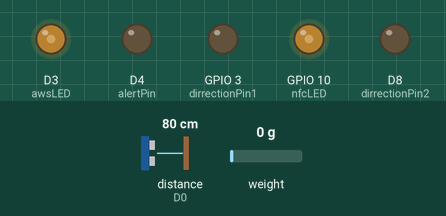
Recording of a program running on a simulated ESP8266 (NodeMCU). On the bench: output pins drawn as LEDs (lit = HIGH). Wiring (inferred from the names in the program): ultrasonic range finder: trigger D5; echo D0. Inputs (shaded band) come from the test bench; at power-on: distance to the obstacle (sensor on D0) 80 cm, weight on the scale 0 g. The echo pulse lasts 58.3 µs per cm; WiFi joins after 1.5 s; servers stay silent unless stated; the local clock reads 2024-03-15 10:24:30 at power-on unless the program sets it; no MQTT or app messages arrive unless stated; pins used as bus, display or sensor lines are not drawn; what the program prints to the serial monitor is not drawn.

Above: at 4.2 s.
4.3 s: distance to the obstacle (sensor on D0) set to 12 cm
5.8 s: distance to the obstacle (sensor on D0) set to 9 cm
At 6.1 s:
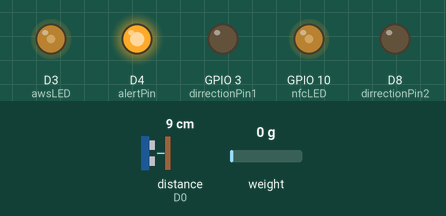
7.3 s: distance to the obstacle (sensor on D0) set to 5 cm
8.8 s: distance to the obstacle (sensor on D0) set to 2 cm
At 10.2 s:
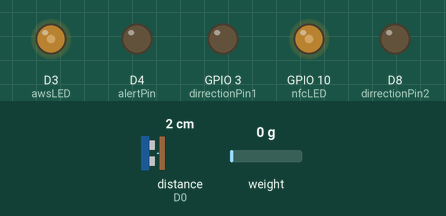
Timing chart, 0 to 11.8 s (numbered marks = the images above; inputs shaded):
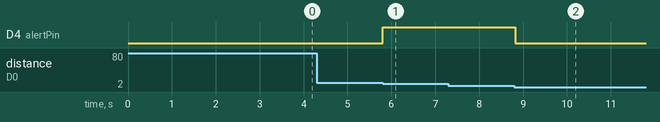

The program:

main.cpp
```cpp
#if 0
#include <SPI.h>
#include <PN532_SPI.h>
#include <PN532.h>
#include <NfcAdapter.h>

PN532_SPI pn532spi(SPI, 10);
NfcAdapter nfc = NfcAdapter(pn532spi);
#else

#include <vector>
#include <PN532_I2C.h>
#include <PN532.h>
#include <NfcAdapter.h>
#include <HX711_ADC.h>
#if defined(ESP8266) || defined(ESP32) || defined(AVR)
#include <EEPROM.h>
#endif
PN532_I2C pn532_i2c(Wire);
NfcAdapter nfc = NfcAdapter(pn532_i2c);
#endif

#include <Arduino.h>
#include <ESP8266WiFi.h>
#include <WiFiClientSecure.h>
#include <PubSubClient.h>
#include <ArduinoJson.h>
#include <time.h>
#include "secrets.h"
#include <vector>
#include <string>

#define AWS_IOT_PUBLISH_TOPIC "palletJack1/pub"
#define AWS_IOT_SUBSCRIBE_TOPIC "palletJack1/sub"
#define alertPin 2
#define trigPin 14
#define echoPin 16
#define nfcLED 10 // white
#define awsLED 0  // black
#define dirrectionPin1 3
#define dirrectionPin2 15

short minimum = 10;
short distance;
int obstacalWaitTime = 500;

WiFiClientSecure net;

BearSSL::X509List cert(cacert);
BearSSL::X509List client_crt(client_cert);
BearSSL::PrivateKey key(privkey);

PubSubClient client(net);

time_t now;
time_t nowish = 1510592825;
unsigned long tempTime = 0;
unsigned long rfidTime = 0;
unsigned long weightTime = 0;
float currentWeight = 0;
volatile boolean newDataReady;

String PalletJackId = "1";
String tagId = "AA AA AA AA";
std::string tagIDstd = "Base Station";

const int HX711_dout = 12; // mcu > HX711 dout pin, must be external interrupt capable!
const int HX711_sck = 13;  // mcu > HX711 sck pin

HX711_ADC LoadCell(HX711_dout, HX711_sck);

struct TagData
{
  std::string tagID;
  short startX;
  short startY;
};

std::vector<TagData> tagData;

bool objectDetected = false;

StaticJsonDocument<200> jsonDoc;
short endX;
short endY;

short nextInstruction = 1;

std::string getStartXY(const std::string &tagID)
{
  for (const TagData &data : tagData)
  {
    if (data.tagID == tagID)
    {
      short startX = data.startX;
      short startY = data.startY;
      return std::to_string(startX) + ", " + std::to_string(startY);
    }
  }
  return "Base Station";
}

void getStartXYShort(short &startX, short &startY)
{
  Serial.print("tagID: ");
  Serial.println(tagId);
  for (const TagData &data : tagData)
  {
    if (data.tagID == tagId.c_str())
    {
      startX = data.startX;
      startY = data.startY;
    }
  }
}

void calculatePath(short endX, short endY)
{
  // 0 - Not Moving
  // 1 - Forward
  // 2 - Left
  // 3 - Right

  short startX;
  short startY;

  getStartXYShort(startX, startY);
  Serial.print("startX: ");
  Serial.print(startX);
  Serial.print(" startY: ");
  Serial.println(startY);
  Serial.print("endX: ");
  Serial.print(endX);
  Serial.print(" endY: ");
  Serial.println(endY);

  if (startX == 1 && startY == 0 && endX == 2 && endY == 1)
  {
    nextInstruction = 2;
  }
  else if (startX == 1 && startY == 0 && endX == 3 && endY == 0)
  {
    nextInstruction = 1;
  }
  else if (startX == 1 && startY == 0 && endX == 4 && endY == 1)
  {
    nextInstruction = 1;
  }
  else if (startX == 1 && startY == 0 && endX == 3 && endY == 2)
  {
    nextInstruction = 2;
  }
  else if (startX == 2 && startY == 1 && endX == 1 && endY == 0)
  {
    nextInstruction = 3;
  }
  else if (startX == 2 && startY == 1 && endX == 3 && endY == 0)
  {
    nextInstruction = 2;
  }
  else if (startX == 2 && startY == 1 && endX == 4 && endY == 1)
  {
    nextInstruction = 2;
  }
  else if (startX == 2 && startY == 1 && endX == 3 && endY == 2)
  {
    nextInstruction = 3;
  }
  else if (startX == 3 && startY == 0 && endX == 2 && endY == 1)
  {
    nextInstruction = 3;
  }
  else if (startX == 3 && startY == 0 && endX == 1 && endY == 0)
  {
    nextInstruction = 1;
  }
  else if (startX == 3 && startY == 0 && endX == 4 && endY == 1)
  {
    nextInstruction = 2;
  }
  else if (startX == 3 && startY == 0 && endX == 3 && endY == 2)
  {
    nextInstruction = 2;
  }
  else if (startX == 4 && startY == 1 && endX == 2 && endY == 1)
  {
    nextInstruction = 2;
  }
  else if (startX == 4 && startY == 1 && endX == 3 && endY == 0)
  {
    nextInstruction = 3;
  }
  else if (startX == 4 && startY == 1 && endX == 1 && endY == 0)
  {
    nextInstruction = 3;
  }
  else if (startX == 4 && startY == 1 && endX == 3 && endY == 2)
  {
    nextInstruction = 2;
  }
  else if (startX == 3 && startY == 2 && endX == 2 && endY == 1)
  {
    nextInstruction = 2;
  }
  else if (startX == 3 && startY == 2 && endX == 3 && endY == 0)
  {
    nextInstruction = 3;
  }
  else if (startX == 3 && startY == 2 && endX == 1 && endY == 0)
  {
    nextInstruction = 2;
  }
  else if (startX == 3 && startY == 2 && endX == 4 && endY == 1)
  {
    nextInstruction = 3;
  }
  else
  {
    nextInstruction = 0;
  }
  Serial.print("Next Instruction: ");
  Serial.println(nextInstruction);
  if (nextInstruction == 0)
  {
    Serial.println("Not Moving");
    digitalWrite(dirrectionPin1, LOW);
    digitalWrite(dirrectionPin2, LOW);
  }
  else if (nextInstruction == 1)
  {
    Serial.println("Moving F");
    digitalWrite(dirrectionPin1, LOW);
    digitalWrite(dirrectionPin2, HIGH);
  }
  else if (nextInstruction == 2)
  {
    Serial.println("Moving R");
    digitalWrite(dirrectionPin1, HIGH);
    digitalWrite(dirrectionPin2, LOW);
  }
  else if (nextInstruction == 3)
  {
    Serial.println("Not Moving L");
    digitalWrite(dirrectionPin1, HIGH);
    digitalWrite(dirrectionPin2, HIGH);
  }
}

int cal_distance()
{
  long duration;
  digitalWrite(trigPin, LOW);
  delayMicroseconds(2);
  digitalWrite(trigPin, HIGH);
  delayMicroseconds(10);
  digitalWrite(trigPin, LOW);
  duration = pulseIn(echoPin, HIGH);
  distance = duration * 0.034 / 2;
  return distance;
}

void NTPConnect(void)
{
  Serial.print("Setting time using SNTP");
  configTime(TIME_ZONE * 3600, 0 * 3600, "pool.ntp.org", "time.nist.gov");
  now = time(nullptr);
  while (now < nowish)
  {
    delay(500);
    Serial.print(".");
    now = time(nullptr);
  }
  Serial.println("done!");
  struct tm timeinfo;
  gmtime_r(&now, &timeinfo);
  Serial.print("Current time: ");
  Serial.print(asctime(&timeinfo));
}

void connectAWS()
{
  while (WiFi.status() != WL_CONNECTED)
  {
    WiFi.mode(WIFI_STA);
    WiFi.begin(WIFI_SSID, WIFI_PASSWORD);
    Serial.println(String("Attempting to connect to SSID: ") + String(WIFI_SSID));
    Serial.print(".");
    delay(500);
  }

  net.setTrustAnchors(&cert);
  net.setClientRSACert(&client_crt, &key);

  client.setServer(MQTT_HOST, 8883);

  Serial.println("Connecting to AWS IOT");

  while (!client.connect(THINGNAME))
  {
    Serial.print(".");
    delay(500);
  }

  if (!client.connected())
  {
    Serial.println("AWS IoT Timeout!");
    return;
  }
  Serial.println("AWS IoT Connected!");
  analogWrite(awsLED, 100);
}

void publishMessage()
{
  // if (!client.connected())
  // {
  //   Serial.println("MQTT Client not connected. Reconnecting...");
  //   connectAWS();
  // }
  StaticJsonDocument<200> doc;
  doc["id"] = (String(PalletJackId));
  doc["locationid"] = String(tagIDstd.c_str());
  doc["weight"] = String(currentWeight);
  doc["active"] = "Busy";
  doc["obstacle"] = objectDetected ? "Obstacle Detected": "Path is clear";
  // doc["PalletJackID"] = "(String(PalletJackId)";
  // doc["TagID"] = "String(tagId)";
  // doc["Weight"] = "String(currentWeight)";
  char jsonBuffer[512];
  serializeJson(doc, jsonBuffer);
  Serial.println("Publishing message to AWS IoT..");
  client.publish(AWS_IOT_PUBLISH_TOPIC, jsonBuffer);
}

// void messageReceived(char *topic, byte *payload, unsigned int length)
// {
//   Serial.print("Received [");
//   Serial.print(topic);
//   Serial.print("]: ");
//   for (int i = 0; i < length; i++)
//   {
//     Serial.print((char)payload[i]);
//   }
//   Serial.println();
// }

void messageReceived(char *topic, byte *payload, unsigned int length)
{
  jsonDoc.clear();
  String payloadStr = "";
  for (int i = 0; i < length; i++)
  {
    payloadStr += (char)payload[i];
  }
  DeserializationError error = deserializeJson(jsonDoc, payloadStr);
  if (error)
  {
    Serial.print("Failed to parse JSON: ");
    Serial.println(error.c_str());
    return;
  }
  endX = jsonDoc["row"].as<short>();
  endY = jsonDoc["col"].as<short>();
  Serial.print("endX: ");
  Serial.println(endX);
  Serial.print("endY: ");
  Serial.println(endY);
  calculatePath(endX, endY);
}

void setup()
{
  Serial.begin(9600);
  WiFi.mode(WIFI_STA);
  WiFi.begin(WIFI_SSID, WIFI_PASSWORD);
  Serial.println(String("Attempting to connect to SSID: ") + String(WIFI_SSID));
  NTPConnect();
  connectAWS();
  client.setCallback(messageReceived);
  client.subscribe(AWS_IOT_SUBSCRIBE_TOPIC);
  nfc.begin();
  pinMode(nfcLED, OUTPUT);
  pinMode(awsLED, OUTPUT);
  analogWrite(nfcLED, 100);
  float calibrationValue;   // calibration value
  calibrationValue = -1.80; // uncomment this if you want to set this value in the sketch
  LoadCell.begin();
  LoadCell.setReverseOutput();
  unsigned long stabilizingtime = 1000; // tare preciscion can be improved by adding a few seconds of stabilizing time
  boolean _tare = true;                 // set this to false if you don't want tare to be performed in the next step
  LoadCell.start(stabilizingtime, _tare);
  if (LoadCell.getTareTimeoutFlag())
  {
    Serial.println("Timeout, check MCU>HX711 wiring and pin designations");
    while (1)
      ;
  }
  else
  {
    LoadCell.setCalFactor(calibrationValue); // set calibration value (float)
    Serial.println("Loadcell Startup is complete");
  }
  pinMode(trigPin, OUTPUT);
  pinMode(echoPin, INPUT);
  pinMode(alertPin, OUTPUT);
  pinMode(dirrectionPin1, OUTPUT);
  pinMode(dirrectionPin2, OUTPUT);
  TagData tag1 = {"74 01 43 4A", 2, 1};
  TagData tag2 = {"64 B3 9C 4A", 3, 2};
  TagData tag3 = {"64 D0 AD 4A", 3, 0};
  TagData tag4 = {"83 71 2D 25", 1, 0};
  TagData tag5 = {"74 88 B1 4A", 4, 1};
  tagData.push_back(tag1);
  tagData.push_back(tag2);
  tagData.push_back(tag3);
  tagData.push_back(tag4);
  tagData.push_back(tag5);

  // for (const auto& entry : tagData) {
  //   String currentTag = entry.first;
  //   short startX = entry.second.first;
  //   short startY = entry.second.second;

  //   Serial.print("CurrentTag: ");
  //   Serial.print(currentTag);
  //   Serial.print(", StartX: ");
  //   Serial.print(startX);
  //   Serial.print(", StartY: ");
  //   Serial.println(startY);
  // }
}

void loop()
{
  static boolean newDataReady = 0;
  const int serialPrintInterval = 500;
  now = time(nullptr);

  if (!client.connected())
  {
    Serial.println("MQTT Client not connected. Reconnecting...");
    analogWrite(awsLED, 0);
    connectAWS();
  }
  else
  {
    client.loop();
  }

  distance = cal_distance();
  // Serial.print("Distance: ");
  // Serial.println(distance);
  objectDetected = false;
  int i = 0;

  if (distance < minimum && distance > 2)
  {
    digitalWrite(alertPin, HIGH);
  }
  else
  {
    digitalWrite(alertPin, LOW);
  }

  while (distance < minimum && distance > 2)
  {
    Serial.println("Waiting for object to move");
    delay(obstacalWaitTime);
    i++;
    distance = cal_distance();
    if (i > 10)
    {
      Serial.println("Object not moving");
      objectDetected = true;
      break;
    }
  }
  if (objectDetected)
  {
    Serial.println("Alerting");
    digitalWrite(alertPin, HIGH);
    publishMessage();
  }

  // Serial.println("Reached card reading");
  if (nfc.tagPresent(10))
  {
    NfcTag tag = nfc.read();
    tagId = tag.getUidString();
    Serial.print("Tag id: ");
    tagIDstd = getStartXY(tagId.c_str());
    String s = String(tagIDstd.c_str());
    Serial.println(s);
    if (millis() > rfidTime + 10 * serialPrintInterval)
    {
      publishMessage();
      rfidTime = millis();
    }
    calculatePath(endX, endY);
  }
  // Serial.println("Reached weight reading");
  if (LoadCell.update())
    newDataReady = true;

  if (newDataReady)
  {
    if (millis() > tempTime + 4 * serialPrintInterval)
    {
      // currentWeight = (LoadCell.getData());
      currentWeight = (LoadCell.getData() / 1000);
      Serial.print("Load_cell output val: ");
      if (currentWeight < 1)
      {
        currentWeight = 0;
      }
      Serial.println(currentWeight);
      if (millis() > weightTime + 20 * serialPrintInterval)
      {
        publishMessage();
        weightTime = millis();
      }
      newDataReady = 0;
      tempTime = millis();
    }
  }
}
```

secrets.h
```cpp
#include <pgmspace.h>

#define SECRET

const char WIFI_SSID[] = "Beacon 1";
const char WIFI_PASSWORD[] = "dasun12345";

#define THINGNAME "palletJack1"
int8_t TIME_ZONE = -5; //NYC(USA): -5 UTC
const char MQTT_HOST[] = "acu2pjlzitlp3-ats.iot.us-east-1.amazonaws.com";

static const char cacert[] PROGMEM = R"EOF(
-----BEGIN CERTIFICATE-----
MIIDQTCCAimgAwIBAgITBmyfz5m/jAo54vB4ikPmljZbyjANBgkqhkiG9w0BAQsF
ADA5MQswCQYDVQQGEwJVUzEPMA0GA1UEChMGQW1hem9uMRkwFwYDVQQDExBBbWF6
b24gUm9vdCBDQSAxMB4XDTE1MDUyNjAwMDAwMFoXDTM4MDExNzAwMDAwMFowOTEL
MAkGA1UEBhMCVVMxDzANBgNVBAoTBkFtYXpvbjEZMBcGA1UEAxMQQW1hem9uIFJv
b3QgQ0EgMTCCASIwDQYJKoZIhvcNAQEBBQADggEPADCCAQoCggEBALJ4gHHKeNXj
ca9HgFB0fW7Y14h29Jlo91ghYPl0hAEvrAIthtOgQ3pOsqTQNroBvo3bSMgHFzZM
9O6II8c+6zf1tRn4SWiw3te5djgdYZ6k/oI2peVKVuRF4fn9tBb6dNqcmzU5L/qw
IFAGbHrQgLKm+a/sRxmPUDgH3KKHOVj4utWp+UhnMJbulHheb4mjUcAwhmahRWa6
VOujw5H5SNz/0egwLX0tdHA114gk957EWW67c4cX8jJGKLhD+rcdqsq08p8kDi1L
93FcXmn/6pUCyziKrlA4b9v7LWIbxcceVOF34GfID5yHI9Y/QCB/IIDEgEw+OyQm
jgSubJrIqg0CAwEAAaNCMEAwDwYDVR0TAQH/BAUwAwEB/zAOBgNVHQ8BAf8EBAMC
AYYwHQYDVR0OBBYEFIQYzIU07LwMlJQuCFmcx7IQTgoIMA0GCSqGSIb3DQEBCwUA
A4IBAQCY8jdaQZChGsV2USggNiMOruYou6r4lK5IpDB/G/wkjUu0yKGX9rbxenDI
U5PMCCjjmCXPI6T53iHTfIUJrU6adTrCC2qJeHZERxhlbI1Bjjt/msv0tadQ1wUs
N+gDS63pYaACbvXy8MWy7Vu33PqUXHeeE6V/Uq2V8viTO96LXFvKWlJbYK8U90vv
o/ufQJVtMVT8QtPHRh8jrdkPSHCa2XV4cdFyQzR1bldZwgJcJmApzyMZFo6IQ6XU
5MsI+yMRQ+hDKXJioaldXgjUkK642M4UwtBV8ob2xJNDd2ZhwLnoQdeXeGADbkpy
rqXRfboQnoZsG4q5WTP468SQvvG5
-----END CERTIFICATE-----
)EOF";


// Copy contents from XXXXXXXX-certificate.pem.crt here ▼
static const char client_cert[] PROGMEM = R"KEY(
-----BEGIN CERTIFICATE-----
MIIDWTCCAkGgAwIBAgIUDtXeUbUQH54m52Cg3aixEkIy4z0wDQYJKoZIhvcNAQEL
BQAwTTFLMEkGA1UECwxCQW1hem9uIFdlYiBTZXJ2aWNlcyBPPUFtYXpvbi5jb20g
SW5jLiBMPVNlYXR0bGUgU1Q9V2FzaGluZ3RvbiBDPVVTMB4XDTIzMTIwOTA5MDcw
M1oXDTQ5MTIzMTIzNTk1OVowHjEcMBoGA1UEAwwTQVdTIElvVCBDZXJ0aWZpY2F0
ZTCCASIwDQYJKoZIhvcNAQEBBQADggEPADCCAQoCggEBAJ0NC5hUq6qrr51VpgmA
cyfgykpij/t+H3YsEgm7nJspcPsiC0fH9vaRxu1/IHTBRQsowjW7lKBzSf/YBEW3
u/41IrLwxBfRBdwt7kV+bVgUeOBOdbLmSk6V4kd4tdtCn2MG19NOBaZrVTCpcpyb
kSpoyPLB67+bwrQXflRSrnw7hwzJiJj82VzTqV8NwP/8FrgKh/HBo9udP7dreVLD
8dUgRnZGMz1EXrOTokH0+ayLZppVNo8mj48kGtEIapT06gCAKQ4sqbmwEWuwBAxP
aTr0+Rv75nRHGi8fO2iJpg7/QSjSHD/xxXLCO/jKhDGVZilAX/Or90S61IisBiA9
7IsCAwEAAaNgMF4wHwYDVR0jBBgwFoAUym+6gztTqK6fqFOUIgH6USa2ETEwHQYD
VR0OBBYEFOq8ndqxM8q6FhvTdqp/x3gHQB9aMAwGA1UdEwEB/wQCMAAwDgYDVR0P
AQH/BAQDAgeAMA0GCSqGSIb3DQEBCwUAA4IBAQAYL97WxQI+IUjT5dQcdEDHKSLf
yaYoQM9UU7KuLRF/jBAoRl9P2yhv/26RgFUeaLMNnBEk/I6PRbqQNbKOffDNYorC
Ecm8YVuqKJ5EkeROiyLk4UdJ7eU95AIgG96vnwYml0/XWSy19VZ/U7lhdk4WST56
TwvnkmbmsQDj1hCioWFoIE8AwjAQ5cT+YWpiUIvaWDYqK7Vr2Q65qYLARr+T/8Wd
QxCfAXJX5Rxx694ghVnVcrTnAqaiM4Z0aWJAPZVzsMlDwLAgAU2sxFXlL7nm0phR
GFsPy6uJOQtZVHAo4TkRb7IeMLY2ER1rhJir/LMsRKYqOcFvINehgTOyMk9z
-----END CERTIFICATE-----


)KEY";


// Copy contents from  XXXXXXXX-private.pem.key here ▼
static const char privkey[] PROGMEM = R"KEY(
-----BEGIN RSA PRIVATE KEY-----
MIIEogIBAAKCAQEAnQ0LmFSrqquvnVWmCYBzJ+DKSmKP+34fdiwSCbucmylw+yIL
R8f29pHG7X8gdMFFCyjCNbuUoHNJ/9gERbe7/jUisvDEF9EF3C3uRX5tWBR44E51
suZKTpXiR3i120KfYwbX004FpmtVMKlynJuRKmjI8sHrv5vCtBd+VFKufDuHDMmI
mPzZXNOpXw3A//wWuAqH8cGj250/t2t5UsPx1SBGdkYzPURes5OiQfT5rItmmlU2
jyaPjyQa0QhqlPTqAIApDiypubARa7AEDE9pOvT5G/vmdEcaLx87aImmDv9BKNIc
P/HFcsI7+MqEMZVmKUBf86v3RLrUiKwGID3siwIDAQABAoIBAEfKXNCHc+mSjbZ4
HmwdgYZrJU2XfIXUA4G7Z4t3bYEoEnNZ/poTeHsB7FNIV4fHiU4ulYiGdMxbpyoC
jwFnmdH8bB4sHRdd/zXE8TRnNIic4xx2ASuERddigIt3THosHDviNupqsf5+9fRG
oROhsVwXhjQiHSf7hadZTfAx030J6Zo+NwLTVbJyx9WQs8C/llbeK+qBSORGybCa
FEfAUEXQzZ4i7LSoknBLdx1nXRojgAdLJ9XcVAemy8n9fVSKpw42jlMbr4MR2DzQ
L8sAb5Gu7hvEpLXMOuobilVfwLHqQgOzlW39INCjUPq55ZwrcR5Vwf9QmzMHD1Kf
EyActcECgYEA0Qis6TAMSAE412P5thyMOlbtaZwyIw5drUqVWRcguS/ZuRPUQoXA
zh/GDg6mqIjjpfBJ16ClYSR7v9KkCUyWdwcnZEXZ5Mh/9p/bNX7NLyV5y+2dP1YY
tytNt5+wLel712jLlKzWX6Zy9sBj2P3cYAguyg9LrS5SwuKJJF+P6dsCgYEAwFZj
MjWP/AFG4suCtb9uxlze9AvbDHhG0ZSBc5ox2/Hzr1GFUFef8V7+ciply4veWwlq
ught/VDGgg5cYy3ycKRtSjYuew2UtLD+09LX4UwZMqlHY290vh86U98vqBanSW6g
XpP079ufJ7RaBNMVYzk6MJ8EcK5kFXaAWjsvvxECgYBcmJI37c/S6a+rQh8wu66m
fTFH8igHfWqjxAEqaONXBUpWAOGq4iMJa+vI+FZ9G750GGAtg30e7hFfZMjDUcjp
SyL4+TRPcz20GxX4uYXc16X/Xu+kSdhC84zGxZc+j0oLnuFnp7SCxHHyukDAs5u2
col/eo0UVwvURpNnqGlQtwKBgCgWGSiOx0qTjY2ZMs3kbxcCpikhC29m5gOqOuy4
F2oq3EoO6IUdLiWlUczDj2HD7fz1UnwhY6MnIahbi9/T5LKbYnfUIQ3ef77FIOdP
C1VWge3wIAPWZ/N0GLkATDNxPT5twxjTJ3qSQHKLATP+NnfupnUZv1go0I00nH2x
1jqxAoGAFCZSCfdEdtfAepvjoGgh7XuFpJNNqInhcrnr4f15t4HArr8WeZWOI05s
P2txaj4N+UGl3jyJpbMSoAJ+50f/0sYHwi5/ibAIxV15rO7LjarvIijxPHeE9SgT
qtIlygGlNpdZyqElQR71YbH8zyux/2K12GjbhgG+yct1DsMTs10=
-----END RSA PRIVATE KEY-----


)KEY";
```

Measured:
- the behaviour switches between 11 and 10 cm on distance to the obstacle (sensor on D0) (found by bisection; images 0 and 1)
- the behaviour switches between 4 and 3 cm on distance to the obstacle (sensor on D0) (found by bisection; images 1 and 2)
- after the input at 4.3 s, every drawn part: stays the same
- after the input at 5.8 s, D4 (alertPin): LOW → HIGH at once
- after the input at 7.3 s, every drawn part: stays the same
- after the input at 8.8 s, D4 (alertPin): HIGH → LOW at once
